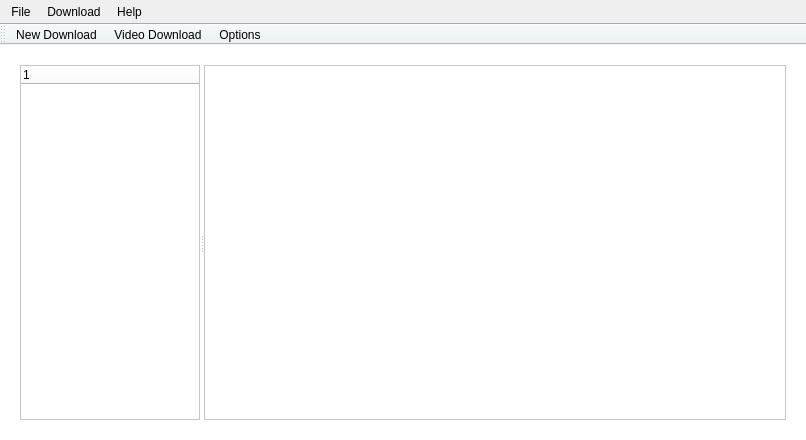
<?xml version="1.0" encoding="UTF-8"?>
<ui version="4.0">
 <class>MainWindow</class>
 <widget class="QMainWindow" name="MainWindow">
  <property name="geometry">
   <rect>
    <x>0</x>
    <y>0</y>
    <width>806</width>
    <height>440</height>
   </rect>
  </property>
  <property name="font">
   <font>
    <family>Segoe UI</family>
   </font>
  </property>
  <property name="windowTitle">
   <string>Redon</string>
  </property>
  <property name="windowIcon">
   <iconset resource="icons.qrc">
    <normaloff>:/app_icon/icon/app_icon.png</normaloff>:/app_icon/icon/app_icon.png</iconset>
  </property>
  <property name="styleSheet">
   <string notr="true">QMenuBar {
     
    background-color: qlineargradient(x1: 0, y1: 0, x2: 0, y2: 1,
                                       stop: 0 #FBFBFB, stop: 1 #E6E6E6);
	border-bottom: 1px solid #AAAAAA;

 
}
 QMenuBar::item {
     spacing: 3px; /* spacing between menu bar items */
     padding: 4px;
     background: transparent;
     border-radius: 1px;
     margin: 1px;
   
 }

 QMenuBar::item:selected { /* when selected using mouse or keyboard */
     background: #F1F1F1;
 	border: 1px solid #a1a1a1;
	
 }

QToolBar {
   
  background-color: #ECF0F1;
background-color: #F1F1F1
border-bottom: #cdcdcd;
     spacing: 3px; /* spacing between items in the tool bar */
 }

</string>
  </property>
  <property name="tabShape">
   <enum>QTabWidget::Rounded</enum>
  </property>
  <widget class="QWidget" name="centralWidget">
   <property name="styleSheet">
    <string notr="true">background: white;</string>
   </property>
   <layout class="QVBoxLayout" name="verticalLayout_2">
    <item>
     <widget class="QWidget" name="widget" native="true">
      <property name="autoFillBackground">
       <bool>false</bool>
      </property>
      <property name="styleSheet">
       <string notr="true">QWidget#widget {
background: white; 
}</string>
      </property>
      <layout class="QVBoxLayout" name="verticalLayout">
       <property name="spacing">
        <number>6</number>
       </property>
       <property name="leftMargin">
        <number>9</number>
       </property>
       <property name="topMargin">
        <number>9</number>
       </property>
       <property name="rightMargin">
        <number>9</number>
       </property>
       <property name="bottomMargin">
        <number>9</number>
       </property>
       <item>
        <widget class="QSplitter" name="splitter">
         <property name="orientation">
          <enum>Qt::Horizontal</enum>
         </property>
         <widget class="QTreeWidget" name="treeWidget">
          <property name="minimumSize">
           <size>
            <width>100</width>
            <height>0</height>
           </size>
          </property>
          <property name="maximumSize">
           <size>
            <width>180</width>
            <height>16777215</height>
           </size>
          </property>
          <column>
           <property name="text">
            <string notr="true">1</string>
           </property>
          </column>
         </widget>
         <widget class="QTableView" name="tableView">
          <property name="font">
           <font>
            <pointsize>8</pointsize>
           </font>
          </property>
          <property name="styleSheet">
           <string notr="true">QTableView::item
{
  padding: 5px 7px;
}</string>
          </property>
          <property name="sortingEnabled">
           <bool>true</bool>
          </property>
         </widget>
        </widget>
       </item>
      </layout>
     </widget>
    </item>
   </layout>
  </widget>
  <widget class="QMenuBar" name="menuBar">
   <property name="geometry">
    <rect>
     <x>0</x>
     <y>0</y>
     <width>806</width>
     <height>31</height>
    </rect>
   </property>
   <widget class="QMenu" name="menuFile">
    <property name="title">
     <string>File</string>
    </property>
    <addaction name="actionNew_Download"/>
    <addaction name="actionVideo_Download"/>
    <addaction name="separator"/>
    <addaction name="actionExit"/>
   </widget>
   <widget class="QMenu" name="menuDownload">
    <property name="title">
     <string>Download</string>
    </property>
    <addaction name="actionOptions"/>
   </widget>
   <widget class="QMenu" name="menuHelp">
    <property name="title">
     <string>Help</string>
    </property>
    <addaction name="actionAbout"/>
    <addaction name="actionCheck_Updates"/>
   </widget>
   <addaction name="menuFile"/>
   <addaction name="menuDownload"/>
   <addaction name="menuHelp"/>
  </widget>
  <widget class="QToolBar" name="mainToolBar">
   <attribute name="toolBarArea">
    <enum>TopToolBarArea</enum>
   </attribute>
   <attribute name="toolBarBreak">
    <bool>false</bool>
   </attribute>
   <addaction name="actionNew_Download"/>
   <addaction name="actionVideo_Download"/>
   <addaction name="actionOptions"/>
  </widget>
  <action name="actionNew_Download">
   <property name="icon">
    <iconset resource="icons.qrc">
     <normaloff>:/menu_icon/icon/dicon.png</normaloff>:/menu_icon/icon/dicon.png</iconset>
   </property>
   <property name="text">
    <string>New Download</string>
   </property>
  </action>
  <action name="actionVideo_Download">
   <property name="icon">
    <iconset resource="icons.qrc">
     <normaloff>:/menu_icon/icon/video_icon.png</normaloff>:/menu_icon/icon/video_icon.png</iconset>
   </property>
   <property name="text">
    <string>Video Download</string>
   </property>
  </action>
  <action name="actionOptions">
   <property name="icon">
    <iconset resource="icons.qrc">
     <normaloff>:/menu_icon/icon/settings_icon.png</normaloff>:/menu_icon/icon/settings_icon.png</iconset>
   </property>
   <property name="text">
    <string>Options</string>
   </property>
  </action>
  <action name="actionExit">
   <property name="text">
    <string>Exit</string>
   </property>
  </action>
  <action name="actionAbout">
   <property name="text">
    <string>About</string>
   </property>
  </action>
  <action name="actionCheck_Updates">
   <property name="text">
    <string>Check Updates</string>
   </property>
  </action>
 </widget>
 <layoutdefault spacing="6" margin="11"/>
 <resources>
  <include location="icons.qrc"/>
 </resources>
 <connections/>
</ui>
